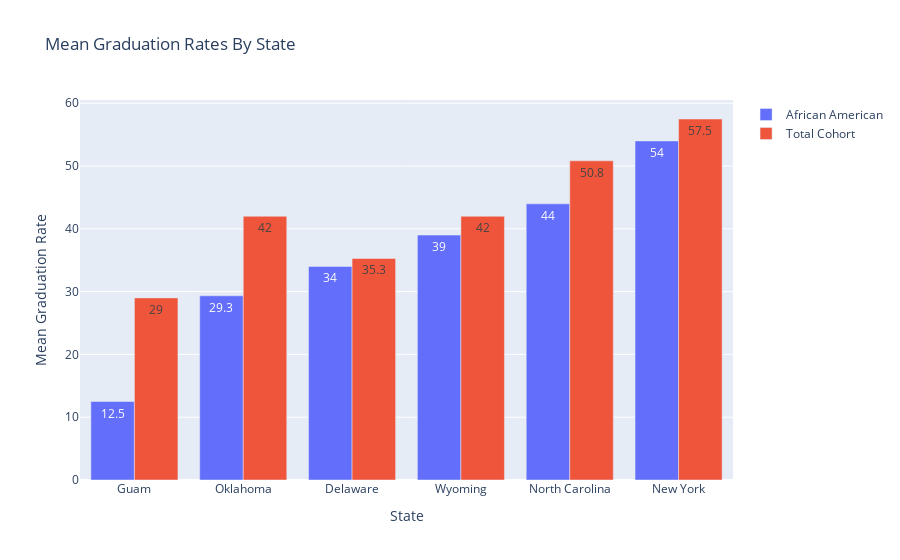

The code cell stored with this chart in its notebook:
### Code cell
state_fig.show()

### Figure 1 — Plotly figure (JSON) as saved in the notebook; plotly's stock layout.template omitted (floating-point values rounded to 4 significant figures)
{"data": [{"name": "African American", "text": [12.5, 29.3, 34, 39, 44, 54], "type": "bar", "x": ["Guam", "Oklahoma", "Delaware", "Wyoming", "North Carolina", "New York"], "y": [12.5, 29.33, 34, 39, 43.97, 53.99]}, {"name": "Total Cohort", "text": [29, 42, 35.3, 42, 50.8, 57.5], "type": "bar", "x": ["Guam", "Oklahoma", "Delaware", "Wyoming", "North Carolina", "New York"], "y": [29, 42, 35.29, 42, 50.82, 57.48]}], "layout": {"title": {"text": "Mean Graduation Rates By State"}, "xaxis": {"title": {"text": "State"}}, "yaxis": {"title": {"text": "Mean Graduation Rate"}}}}
